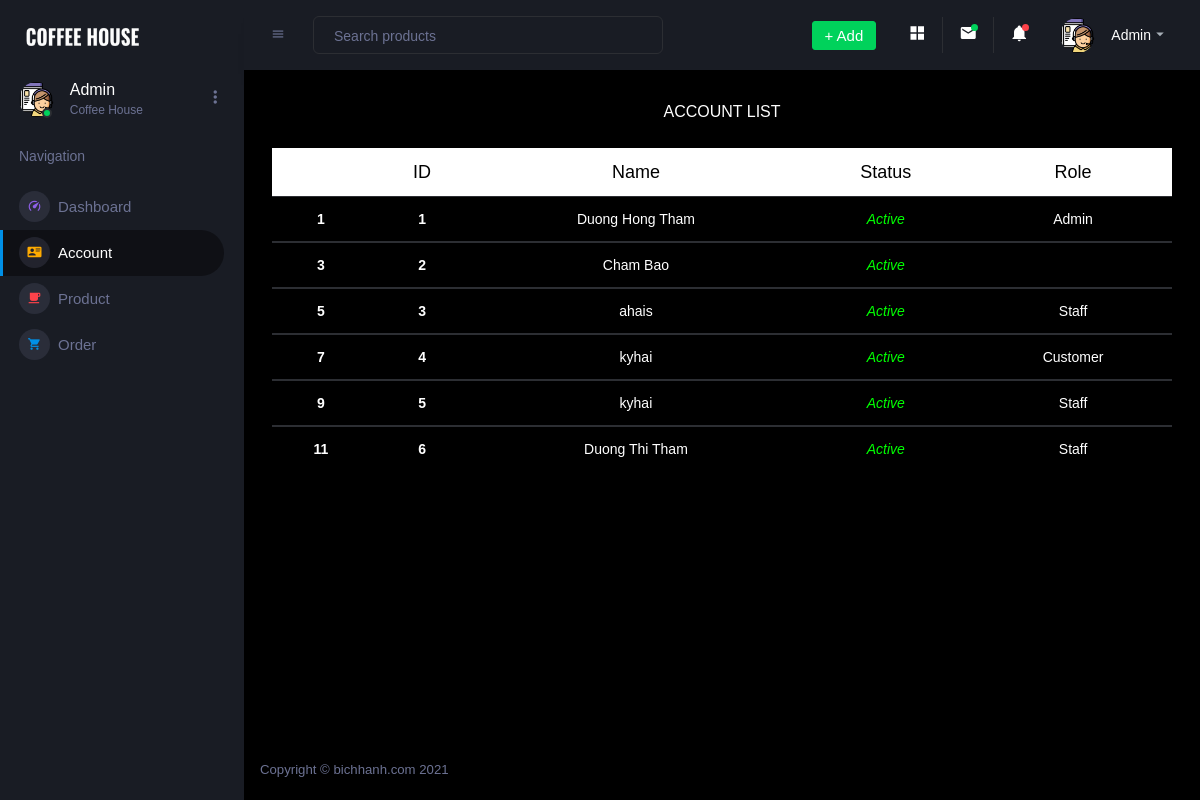
Screenshot of /admin/account.php with the database file from the repository.
### tables this page shows
CREATE TABLE `khachhang` (
  `matk` int(50) NOT NULL,
  `Username` varchar(50) NOT NULL,
  `tenkh` varchar(50) NOT NULL,
  `Password` varchar(50) NOT NULL,
  `TinhTrang` varchar(20) NOT NULL,
  `Quyen` varchar(50) NOT NULL
);

### admin/hehe.php (called while the page is built, shortened)
<?php
class module{
    function getAllAccount(){
        $db = new Connection();
        $conn = $db -> conn;
        $sql = "SELECT * FROM khachhang";
        $query = mysqli_query($conn, $sql);
        $result = array();
        if(mysqli_num_rows($query) > 0){
            while($row = mysqli_fetch_assoc($query)){
                $result[] = $row;
            }
        }
        return $result;
    }
}
?>

### admin/account.php (the view, shortened to what this page needs)
<?php
require_once("./hehe.php");
$a = new module();
$account = $a -> getAllAccount();
?>
<!DOCTYPE html>
<html lang="en">
  <head>
    <link rel="stylesheet" href="assets/vendors/mdi/css/materialdesignicons.min.css">
    <link rel="stylesheet" href="assets/vendors/css/vendor.bundle.base.css">
    <link rel="stylesheet" href="assets/vendors/jvectormap/jquery-jvectormap.css">
    <link rel="stylesheet" href="assets/vendors/flag-icon-css/css/flag-icon.min.css">
    <link rel="stylesheet" href="assets/vendors/owl-carousel-2/owl.carousel.min.css">
    <link rel="stylesheet" href="assets/vendors/owl-carousel-2/owl.theme.default.min.css">
    <link rel="stylesheet" href="assets/css/style.css">
  </head>
  <body>
    <div class="container-scroller">
      <nav class="sidebar sidebar-offcanvas" id="sidebar">
        <div class="sidebar-brand-wrapper d-none d-lg-flex align-items-center justify-content-center fixed-top">
          <a class="sidebar-brand brand-logo" href="index.php"><img src="../images/COFFEE HOUSE.png" alt="logo" /></a>
        </div>
        <ul class="nav">
          <li class="nav-item profile">
            <div class="profile-desc">
              <div class="profile-pic">
                <div class="count-indicator">
                  <img class="img-xs rounded-circle " src="../images/admin.png" alt="">
                  <span class="count bg-success"></span>
                </div>
                <div class="profile-name">
                  <h5 class="mb-0 font-weight-normal">Admin</h5>
                  <span>Coffee House</span>
                </div>
              </div>
              <a href="#" id="profile-dropdown" data-toggle="dropdown"><i class="mdi mdi-dots-vertical"></i></a>
            </div>
          </li>
          <li class="nav-item nav-category">
            <span class="nav-link">Navigation</span>
          </li>
          <li class="nav-item menu-items">
            <a class="nav-link" href="index.php">
              <span class="menu-icon">
                <i class="mdi mdi-speedometer"></i>
              </span>
              <span class="menu-title">Dashboard</span>
            </a>
          </li>
          <li class="nav-item menu-items">
            <a class="nav-link" href="account.php">
              <span class="menu-icon">
                <i class="mdi mdi-account-card-details"></i>
              </span>
              <span class="menu-title">Account</span>
            </a>
          </li>
          <li class="nav-item menu-items">
            <a class="nav-link" href="product.php">
              <span class="menu-icon">
                <i class="mdi mdi-coffee"></i>
              </span>
              <span class="menu-title">Product</span>
            </a>
          </li>
          <li class="nav-item menu-items">
            <a class="nav-link" href="order.php">
              <span class="menu-icon">
                <i class="mdi mdi-cart"></i>
              </span>
              <span class="menu-title">Order</span>
            </a>
          </li>
        </ul>
      </nav>
      <div class="container-fluid page-body-wrapper">
        <nav class="navbar p-0 fixed-top d-flex flex-row">
          <div class="navbar-menu-wrapper flex-grow d-flex align-items-stretch">
            <button class="navbar-toggler navbar-toggler align-self-center" type="button" data-toggle="minimize">
              <span class="mdi mdi-menu"></span>
            </button>
            <ul class="navbar-nav w-100">
              <li class="nav-item w-100">
                <form class="nav-link mt-2 mt-md-0 d-none d-lg-flex search">
                  <input type="text" class="form-control" placeholder="Search products">
                </form>
              </li>
            </ul>
            <ul class="navbar-nav navbar-nav-right">
            <li class="nav-item dropdown d-none d-lg-block">
                <a class="nav-link btn btn-success create-new-button" id="createbuttonDropdown" data-toggle="dropdown" aria-expanded="false" href="#">+ Add</a>
              </li>
              <li class="nav-item nav-settings d-none d-lg-block">
                <a class="nav-link" href="#">
                  <i class="mdi mdi-view-grid"></i>
                </a>
              </li>
              <li class="nav-item dropdown border-left">
                <a class="nav-link count-indicator dropdown-toggle" id="messageDropdown" href="#" data-toggle="dropdown" aria-expanded="false">
                  <i class="mdi mdi-email"></i>
                  <span class="count bg-success"></span>
                </a>
              </li>
              <li class="nav-item dropdown border-left">
                <a class="nav-link count-indicator dropdown-toggle" id="notificationDropdown" href="#" data-toggle="dropdown">
                  <i class="mdi mdi-bell"></i>
                  <span class="count bg-danger"></span>
                </a>
              </li>
              <li class="nav-item dropdown">
                <a class="nav-link" id="profileDropdown" href="#" data-toggle="dropdown">
                  <div class="navbar-profile">
                    <img class="img-xs rounded-circle" src="../images/admin.png" alt="">
                    <p class="mb-0 d-none d-sm-block navbar-profile-name">Admin</p>
                    <i class="mdi mdi-menu-down d-none d-sm-block"></i>
                  </div>
                </a>
              </li>
            </ul>
          </div>
        </nav>
        <div class="main-panel" style="text-align:center">
          <div class="content-wrapper" style="text-align:center">
          ACCOUNT LIST
          <br><br>
          <table class="table">
  <thead>
    <tr style="background: white">
      <th style="color: black; font-size:18px" scope="col"></th>
      <th style="color: black; font-size:18px" scope="col">ID</th>
      <th style="color: black; font-size:18px" scope="col">Name</th>
      <th style="color: black; font-size:18px" scope="col">Status</th>
      <th style="color: black; font-size:18px" scope="col">Role</th>
    </tr>
  </thead>
  <?php
  $stt = 0; $role;
  ?>
  <?php foreach ($account as $value) :
   $stt++;
  ?>
  <tbody style="color: white">
    <tr>
      <th style="text-align: center"><?php echo $stt++ ?></th>
      <th><?php echo $value['matk']; ?></th>
      <td><?php echo $value['tenkh']; ?></td>
      <td style="font-style:italic">
          <?php
          if($value['TinhTrang'] == 1){
              echo "<div style='color: #00ff00'>Active</div>";
          }
          ?>
      </td>
      <td>
      <?php
        if($value['Quyen'] == 1){
            echo "Admin";
        }
        if($value['Quyen'] == 0){
            echo "Customer";
        }
        if($value['Quyen']==2){
            echo "Staff";
        }
       ?>
       </td>
    </tr>
  </tbody>
  <?php endforeach ?>
</table>
          </div>
          <footer class="footer">
            <div class="d-sm-flex justify-content-center justify-content-sm-between">
              <span class="text-muted d-block text-center text-sm-left d-sm-inline-block">Copyright © bichhanh.com 2021</span>
            </div>
          </footer>
        </div>
      </div>
    </div>
  </body>
</html>

### rows the page displays
khachhang: matk "1", tenkh "Duong Hong Tham", TinhTrang "Active", Quyen "Admin"
khachhang: matk "2", tenkh "Cham Bao", TinhTrang "Active"
khachhang: matk "3", tenkh "ahais", TinhTrang "Active", Quyen "Staff"
khachhang: matk "4", tenkh "kyhai", TinhTrang "Active", Quyen "Customer"
khachhang: matk "5", tenkh "kyhai", TinhTrang "Active", Quyen "Staff"
khachhang: matk "6", tenkh "Duong Thi Tham", TinhTrang "Active", Quyen "Staff"
